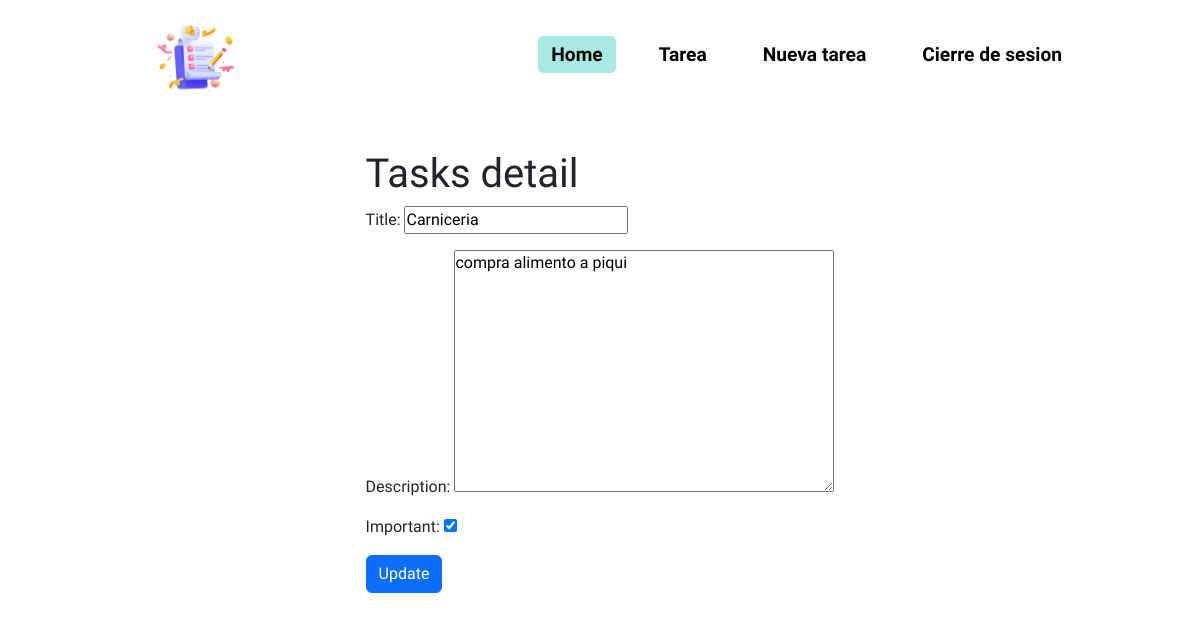
Page /tasks/9/ (signed in) on the committed database.
### App/models.py (models this page shows, shortened)
class Tasks(models.Model):                                       # Se crea una tabla para las tareas
    title = models.CharField( max_length = 100 )                 # Se crea campo de tipo caracter con maximo de 100 caracteres para el titulo de la tarea
    description = models.TextField( blank = True )               # Se crea campo de texto para descripcion de la tarea
    created = models.DateTimeField( auto_now_add = True )        # Se crea un campo para registrar el momento actual en que se crea la tarea
    datecompleted = models.DateTimeField( null = True, blank = True )          # Se crea un campo para registrar fecha de tarea cumplida
    important = models.BooleanField( default = True )            # Se crea un campo check para indicar si latarea es importante
    user = models.ForeignKey( User, on_delete = models.CASCADE ) # Se crea un campo user para vincular con la DB de user

### App/views.py (the view, shortened to what this page needs)
# urls.py: path('tasks/<int:task_id>/', tasks_detail, name='tasks_detail'),        # Vista tareas
def tasks_detail(request, task_id):
    if request.method == 'GET':
        tasks = get_object_or_404( Tasks, pk=task_id, user = request.user )
        form = TasksForm( instance = tasks )
        return render(request, 'App/tasks_detail.html', {
            'tasks' : tasks,
            'form' : form
        })

### App/forms.py
class TasksForm(ModelForm):
    class Meta:
        model = Tasks
        fields = ['title', 'description', 'important']

### App/templates/App/tasks_detail.html (shortened to what this page needs)
{% extends 'App/base.html' %}
{% block content %}
    <section>
        <h1>Tasks detail</h1>
        <form method="POST">
            {{form.as_p}}
            <button class="btn btn-primary">Update</button>
        </form>
    </section>
{% endblock %}

### App/static/css/style.css (style rules this page uses)
* { padding: 0; margin: 0; text-decoration: none !important; box-sizing: border-box; font-family: Heebo; scroll-behavior: smooth; }
body { width: 100%; min-height: 100vh; }
section { margin: 0 auto; }

### rows in the picture
Tasks: title "Carniceria", description "compra alimento a piqui", important "☑"
